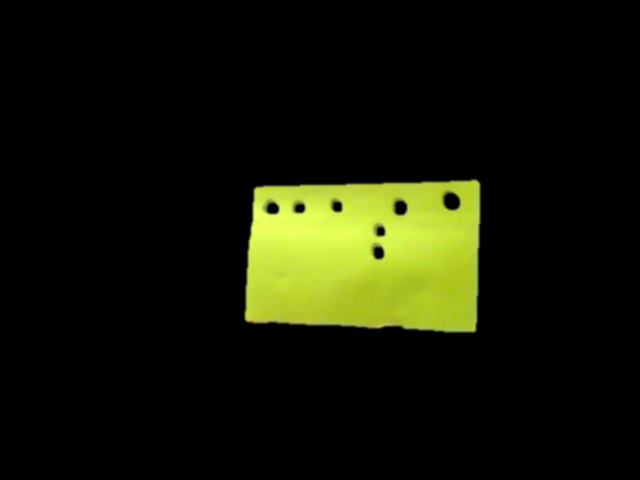
#> input picture image1.png, 640 x 480 px, given in place of the camera
$ python vision_video1.py   (Python 2 division)   (older library calls are emulated)
#> lines starting #> are read from the running program, lines starting #| are printed output that depends on the picture; after the words box and inside, x2 and y2 are one past the last pixel; in counts of white or black regions, pixels touching at a corner belong together
# -*- coding: cp1252 -*-
import os
import cv2
import numpy as np
import time

roi = np.zeros((300,512,3), np.uint8)
roi2 = np.zeros((300,512,3), np.uint8)
roi3 = np.zeros((300,512,3), np.uint8)
roi4 = np.zeros((300,512,3), np.uint8)

cap = cv2.VideoCapture(0)
cv2.namedWindow('image')
def nothing(x):
    pass
a=1

while(1):
    # Tomar cada frame
    _, frame = cap.read()
#> frame is the input picture: shape (480, 640, 3); mean B, G, R 6.1, 22.7, 20.1

    # Convert BGR to HSV
    hsv = cv2.cvtColor(frame, cv2.COLOR_BGR2HSV)
#> hsv: shape (480, 640, 3); mean H, S, V 3.8, 20.4, 22.7

    # define range of blue color in HSV
    lower_mask = np.array([29,136,179])
    upper_mask = np.array([42,255,255])

    # Threshold the HSV image to get only blue colors
    mask = cv2.inRange(hsv, lower_mask, upper_mask)
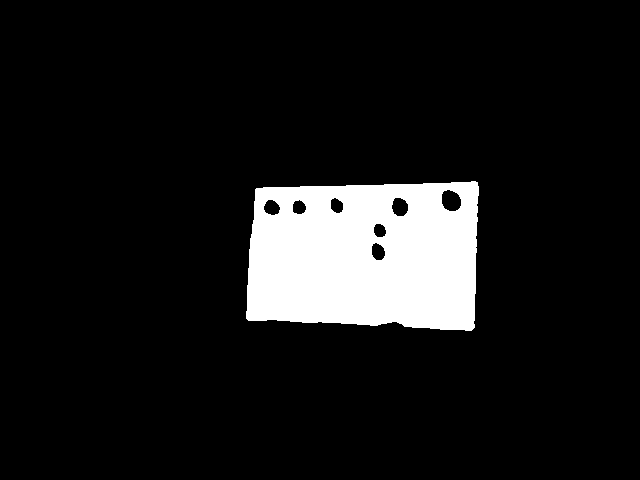
#> mask: shape (480, 640); 9.9% white; 1 white region, box (x1, y1, x2, y2) and area: (246, 181, 479, 331) 30369

    #Filtrar el ruido con un CLOSE/OPEN
    kernel = np.ones((6,6),np.uint8)
    mask = cv2.morphologyEx(mask, cv2.MORPH_CLOSE, kernel)
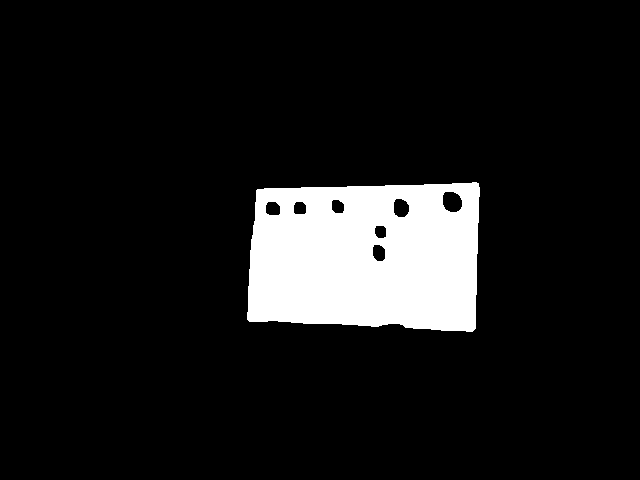
#> mask: shape (480, 640); 9.9% white; 1 white region, box (x1, y1, x2, y2) and area: (247, 182, 480, 332) 30446
    mask = cv2.morphologyEx(mask, cv2.MORPH_OPEN, kernel)
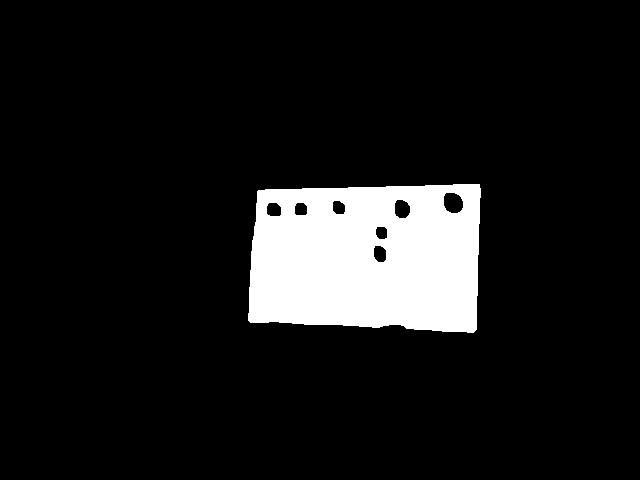
#> mask: shape (480, 640); 9.9% white; 1 white region, box (x1, y1, x2, y2) and area: (248, 184, 481, 333) 30441

    # Bitwise-AND mask and original image
    res = cv2.bitwise_and(frame,frame, mask= mask)

    #converit a escala gris
    gris=cv2.cvtColor(res,cv2.COLOR_BGR2GRAY)
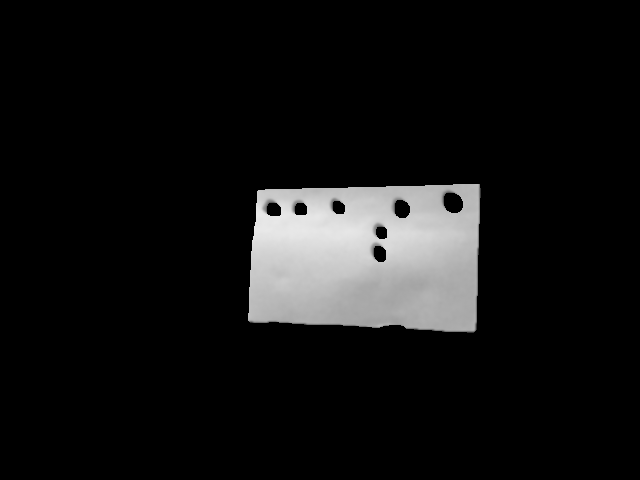
#> gris: shape (480, 640); min 0, max 234, mean 18.9
    # Aplicar suavizado Gaussiano
    gaussiana = cv2.GaussianBlur(gris, (5,5), 0)
    cv2.imshow('GAUSS',gaussiana)

    # Detectamos los bordes con Canny
    canny = cv2.Canny(gaussiana, 50, 150)
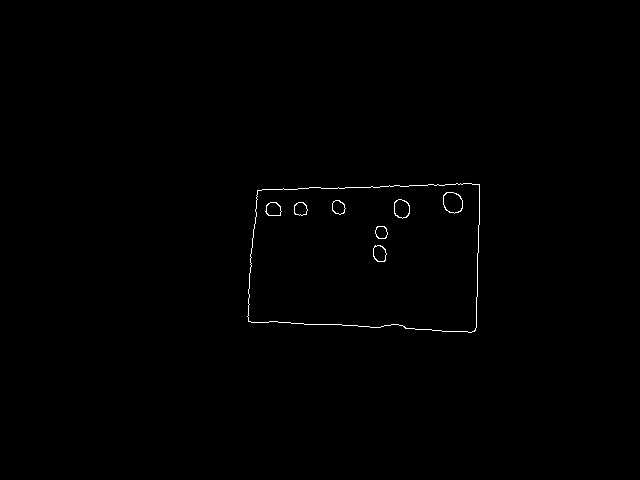
#> canny: shape (480, 640); 0.36% white in thin lines or dots, all inside (x1, y1, x2, y2) = (247, 183, 480, 333)
    cv2.imshow('canny',canny)

    #momentos
    moments = cv2.moments(mask)
#> moments = moments, m00 7762455, centre m10/m00, m01/m00 = (366.7, 258.4)
    area = moments['m00']
#> area = 7762455

    #buscar contornos
    _,contornos, hierarchy = cv2.findContours(canny.copy(), cv2.RETR_EXTERNAL,cv2.CHAIN_APPROX_SIMPLE)
#> contornos = 1 contour; box (x1, y1, x2, y2) and area: (247, 183, 480, 333) 31489

    #cv2.drawContours(frame,contornos,-1,(0,0,255), 2)

    areas = [cv2.contourArea(c) for c in contornos]
#> areas = [31489]

    i = 0
    for extension in areas:
        if extension > 50000:
            actual = contornos[i]
            #Aproximar el numero de vertices
            approx = cv2.approxPolyDP(actual,0.1*cv2.arcLength(actual,True),True)
            if len(approx)==4:

                cnt=contornos[0]
                xr,yr,wr,hr = cv2.boundingRect(cnt)
                #cv2.rectangle(frame,(xr,yr),(xr+wr,yr+hr),(255,0,0),2)

                #rectangulo rotado
                rect = cv2.minAreaRect(cnt)
                box = cv2.boxPoints(rect)

                box = np.int0(box)
                # [11 lines of commented-out code are left out]

                roi=frame[yr:yr+hr-5,xr:xr+wr]

                cv2.imwrite('save_2.jpg', roi)
                cv2.imshow('roi', roi)


                '''

                roi=frame[yr:yr+hr-5,xr:xr+wr/4]
                cv2.imshow('roi1', roi)
                roi2=frame[yr+5:yr+hr-5,xr+wr/4:xr+wr/2]
                cv2.imshow('roi2', roi2)

                roi3=frame[yr+5:yr+hr-5,xr+wr/2:xr+3*wr/4]
                cv2.imshow('roi3', roi3)
                roi4=frame[yr+5:yr+hr-5,xr+5+3*wr/4:xr+wr-5]
                cv2.imshow('roi4', roi4)
                '''


            i = i+1
#> this loop made 1 pass
#> after the loop, i = 0

    gris_roi=cv2.cvtColor(roi,cv2.COLOR_BGR2GRAY)
#> gris_roi: shape (300, 512); every value is 0
#> roi: shape (300, 512, 3); every value is 0
    gauss_roi = cv2.GaussianBlur(gris_roi, (5,5), 0)
    canny_roi = cv2.Canny(gauss_roi, 50, 150)
    cv2.imshow('canny1', canny_roi)

    #buscar contornos
    _,cont_roi,_ = cv2.findContours(canny_roi.copy(), cv2.RETR_EXTERNAL,cv2.CHAIN_APPROX_SIMPLE)
#> cont_roi = []

    # Mostramos el número de puntos 1
    print("He encontrado {} puntos 1".format(len(cont_roi)))
#| He encontrado 0 puntos 1

    gris_roi2=cv2.cvtColor(roi2,cv2.COLOR_BGR2GRAY)
    gauss_roi2 = cv2.GaussianBlur(gris_roi2, (5,5), 0)
    canny_roi2 = cv2.Canny(gauss_roi2, 50, 150)
    cv2.imshow('canny2', canny_roi2)

    #buscar contornos
    _,cont_roi2,_ = cv2.findContours(canny_roi2.copy(), cv2.RETR_EXTERNAL,cv2.CHAIN_APPROX_SIMPLE)
#> cont_roi2 = []

    # Mostramos el número de puntos 2
    print("He encontrado {} puntos 2".format(len(cont_roi2)))
#| He encontrado 0 puntos 2

    gris_roi3=cv2.cvtColor(roi3,cv2.COLOR_BGR2GRAY)
    gauss_roi3 = cv2.GaussianBlur(gris_roi3, (5,5), 0)
    canny_roi3 = cv2.Canny(gauss_roi3, 50, 150)
    cv2.imshow('canny3', canny_roi3)

    #buscar contornos
    _,cont_roi3,_ = cv2.findContours(canny_roi3.copy(), cv2.RETR_EXTERNAL,cv2.CHAIN_APPROX_SIMPLE)
#> cont_roi3 = []

    # Mostramos el número de puntos 3
    print("He encontrado {} puntos 3".format(len(cont_roi3)))
#| He encontrado 0 puntos 3

    gris_roi4=cv2.cvtColor(roi4,cv2.COLOR_BGR2GRAY)
    gauss_roi4 = cv2.GaussianBlur(gris_roi4, (5,5), 0)
    canny_roi4 = cv2.Canny(gauss_roi4, 50, 150)
    cv2.imshow('canny4', canny_roi4)

    #buscar contornos
    _,cont_roi4,_ = cv2.findContours(canny_roi4.copy(), cv2.RETR_EXTERNAL,cv2.CHAIN_APPROX_SIMPLE)
#> cont_roi4 = []

    # Mostramos el número de puntos 4
    print("He encontrado {} puntos 4".format(len(cont_roi4)))
#| He encontrado 0 puntos 4


    k = cv2.waitKey(5) & 0xFF
#> (key Esc is pressed here)
    if k == 27:
        break

for i in range(3):
    print i
    time.sleep(2)


cap.release()

os.system('start vision_palabra.py')

cv2.destroyAllWindows()
